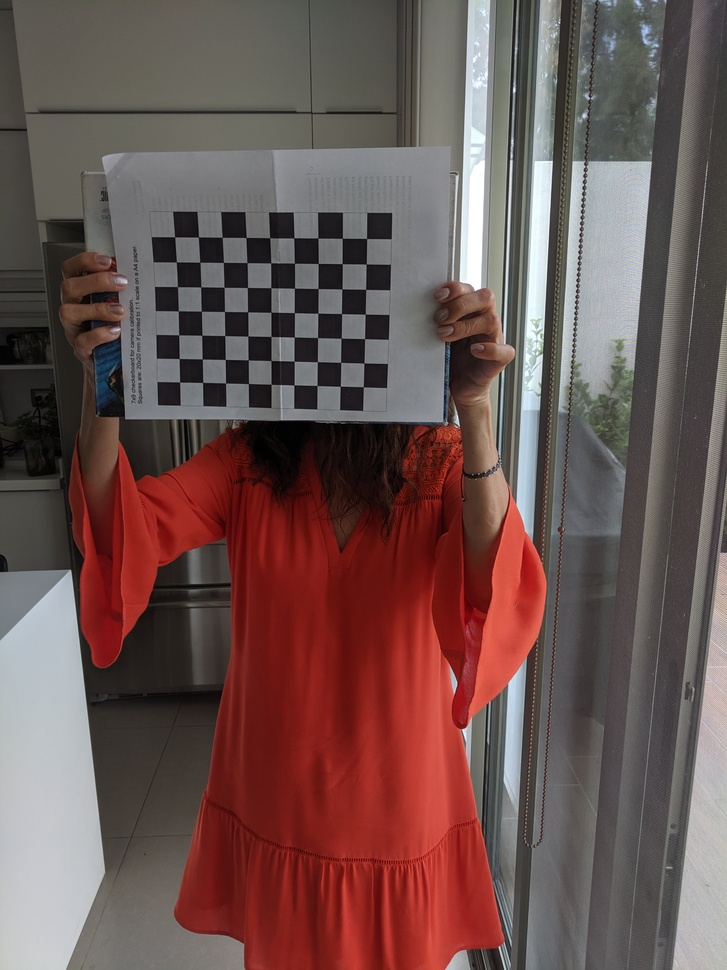
#> input picture P1/images/1.jpg, 727 x 970 px, shrunk from 3036 x 4048 before the run, given in place of the camera
$ python ex2.py   (older library calls are emulated)
#> lines starting #> are read from the running program, lines starting #| are printed output that depends on the picture
import numpy as np
import cv2
from matplotlib import pyplot as plt


def processFrame(cap):
    ret, frame = cap.read()
#> frame is the input picture: shape (970, 727, 3); mean B, G, R 81.4, 84, 108.1
    rgb = cv2.cvtColor(frame, cv2.COLOR_BGR2RGB)
    gray = cv2.cvtColor(frame, cv2.COLOR_BGR2GRAY)
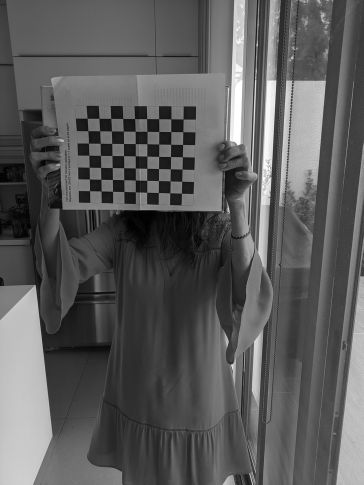
#> gray: shape (970, 727) (shown at 1/2 size); min 0, max 255, mean 90.9

    imgGaussian = cv2.GaussianBlur(gray, (3, 3), 0)

    sobelX64 = cv2.Sobel(imgGaussian, cv2.CV_64F, 1, 0, ksize=3)
    sobelY64 = cv2.Sobel(imgGaussian, cv2.CV_64F, 0, 1, ksize=3)
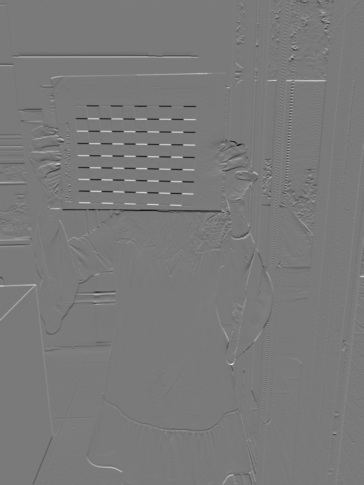
#> sobelY64: shape (970, 727) float64 (shown at 1/2 size); min -443, max 482, mean 0.1; drawn with min black and max white
    sobelX = np.uint8(np.absolute(sobelX64))
    sobelY = np.uint8(np.absolute(sobelY64))
    sobel = sobelX + sobelY
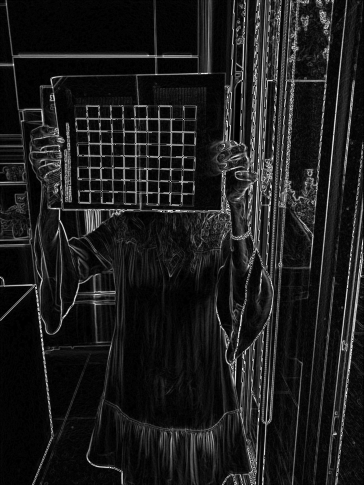
#> sobel: shape (970, 727) (shown at 1/2 size); min 0, max 254, mean 27.9

    pretwittKernelX = np.array([[1, 1, 1], [0, 0, 0], [-1, -1, -1]])
    pretwittKernelY = np.array([[-1, 0, 1], [-1, 0, 1], [-1, 0, 1]])
    pretwittX = cv2.filter2D(imgGaussian, -1, pretwittKernelX)
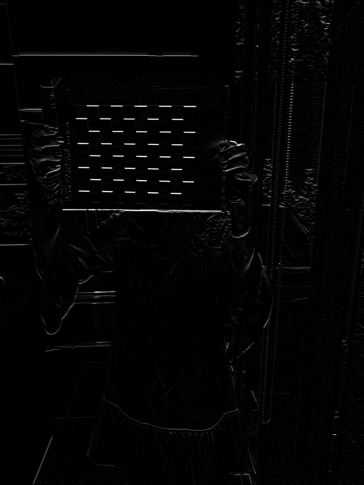
#> pretwittX: shape (970, 727) (shown at 1/2 size); min 0, max 255, mean 3.7
    pretwittY = cv2.filter2D(imgGaussian, -1, pretwittKernelY)
    pretwitt = pretwittX + pretwittY
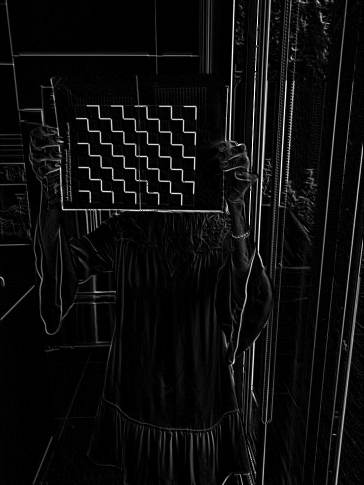
#> pretwitt: shape (970, 727) (shown at 1/2 size); min 0, max 255, mean 12.5

    canny = cv2.Canny(frame, 100, 150)
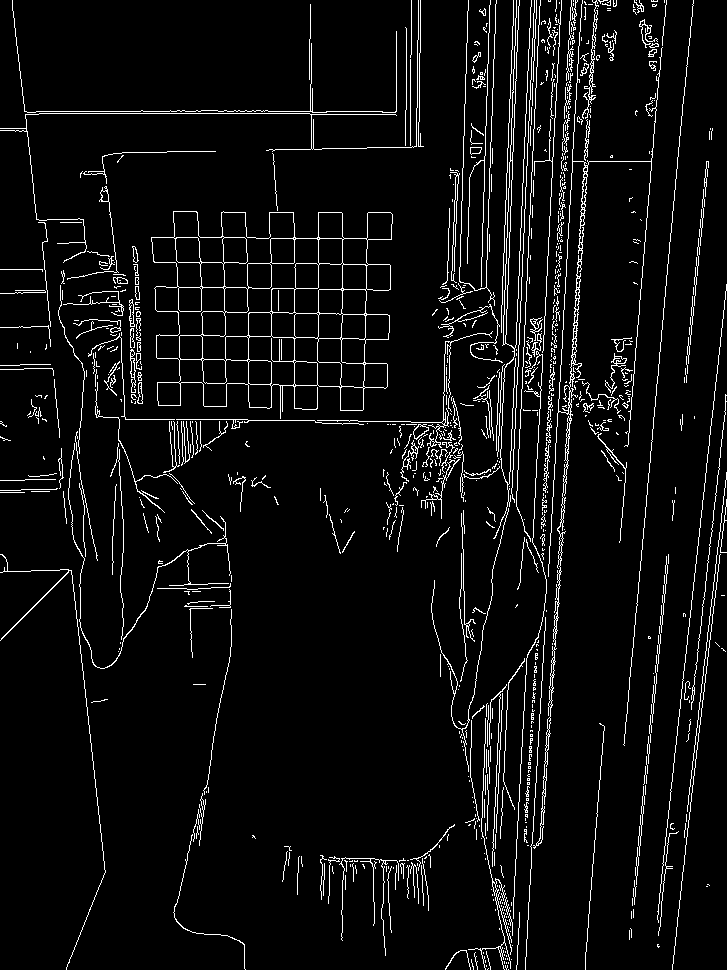
#> canny: shape (970, 727); 5.4% white in thin lines or dots

    plt.subplot(2,2,1)
    plt.title('Original')
    plt.imshow(rgb)
    plt.xticks([]),plt.yticks([])

    plt.subplot(2,2,2)
    plt.title('Sobel')
    plt.imshow(sobel,'gray')
    plt.xticks([]),plt.yticks([])

    plt.subplot(2,2,3)
    plt.title('Pretwitt')
    plt.imshow(pretwitt,'gray')
    plt.xticks([]),plt.yticks([])

    plt.subplot(2,2,4)
    plt.title('Canny')
    plt.imshow(canny,'gray')
    plt.xticks([]),plt.yticks([])

if __name__ == "__main__":
    cap = cv2.VideoCapture(0)
    plt.ion()

    while(cap.isOpened()):
        processFrame(cap)

        press = plt.waitforbuttonpress(0.01)
        if press is None or press == False:
            pass
        else:
            break

    cap.release()
    plt.ioff()
    plt.show()

$ run again, on P1/images/10.jpg
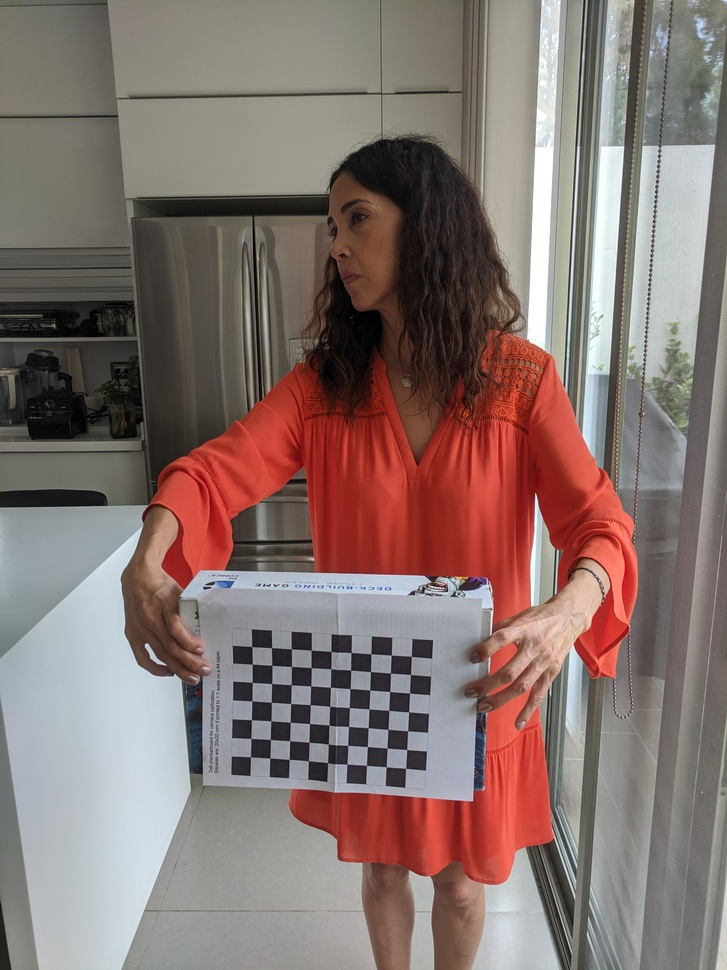
#> input picture P1/images/10.jpg, 727 x 970 px, shrunk from 3036 x 4048 before the run, given in place of the camera
#> in processFrame, frame is the input picture: shape (970, 727, 3); mean B, G, R 110.9, 115.3, 134
#> in processFrame, `sobelY64 = cv2.Sobel(imgGaussian, cv2.CV_64F, 0, 1, ksize=3)`:
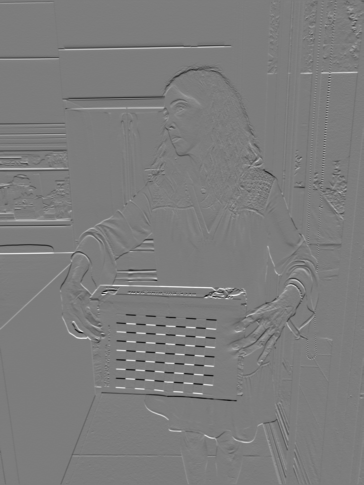
#> sobelY64: shape (970, 727) float64 (shown at 1/2 size); min -448, max 467, mean 0.2; drawn with min black and max white
#> in processFrame, `canny = cv2.Canny(frame, 100, 150)`:
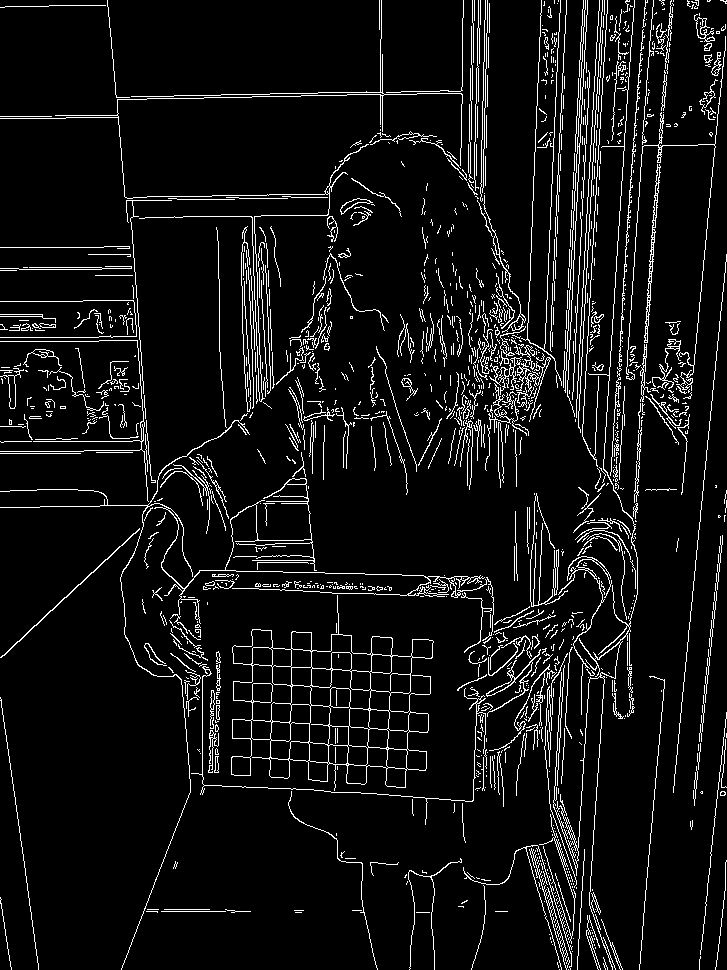
#> canny: shape (970, 727); 6.9% white in thin lines or dots

$ run again, on P1/images/11.jpg
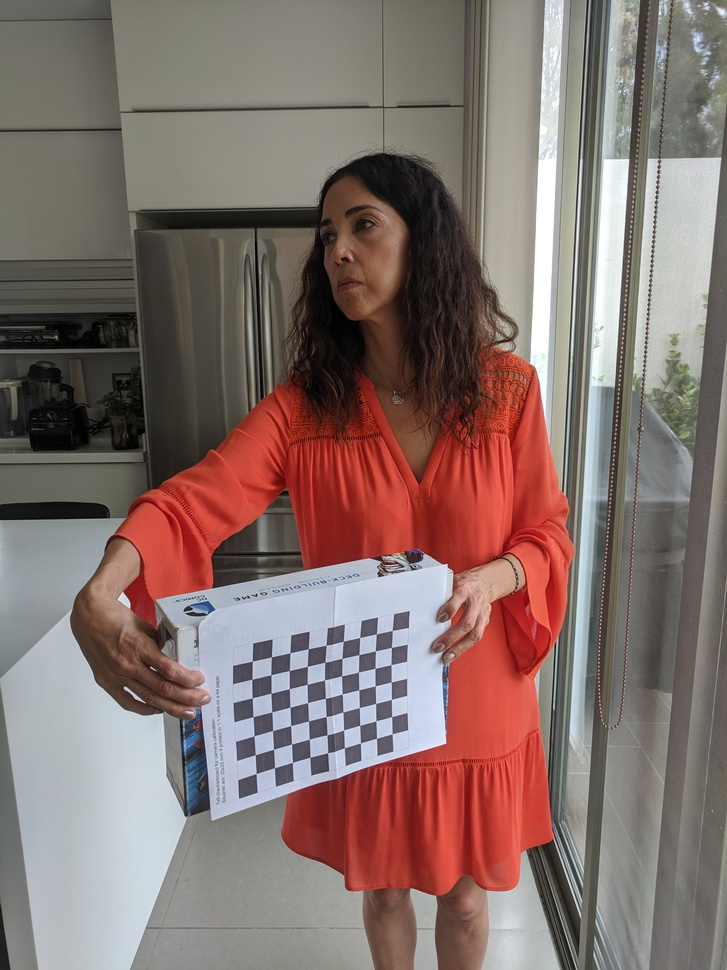
#> input picture P1/images/11.jpg, 727 x 970 px, shrunk from 3036 x 4048 before the run, given in place of the camera
#> in processFrame, frame is the input picture: shape (970, 727, 3); mean B, G, R 108.1, 112.7, 132.4
#> in processFrame, `sobelY64 = cv2.Sobel(imgGaussian, cv2.CV_64F, 0, 1, ksize=3)`:
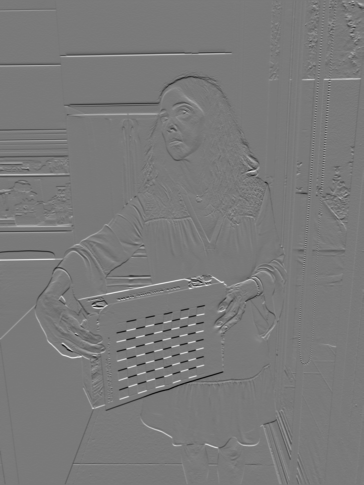
#> sobelY64: shape (970, 727) float64 (shown at 1/2 size); min -451, max 492, mean 0.2; drawn with min black and max white
#> in processFrame, `canny = cv2.Canny(frame, 100, 150)`:
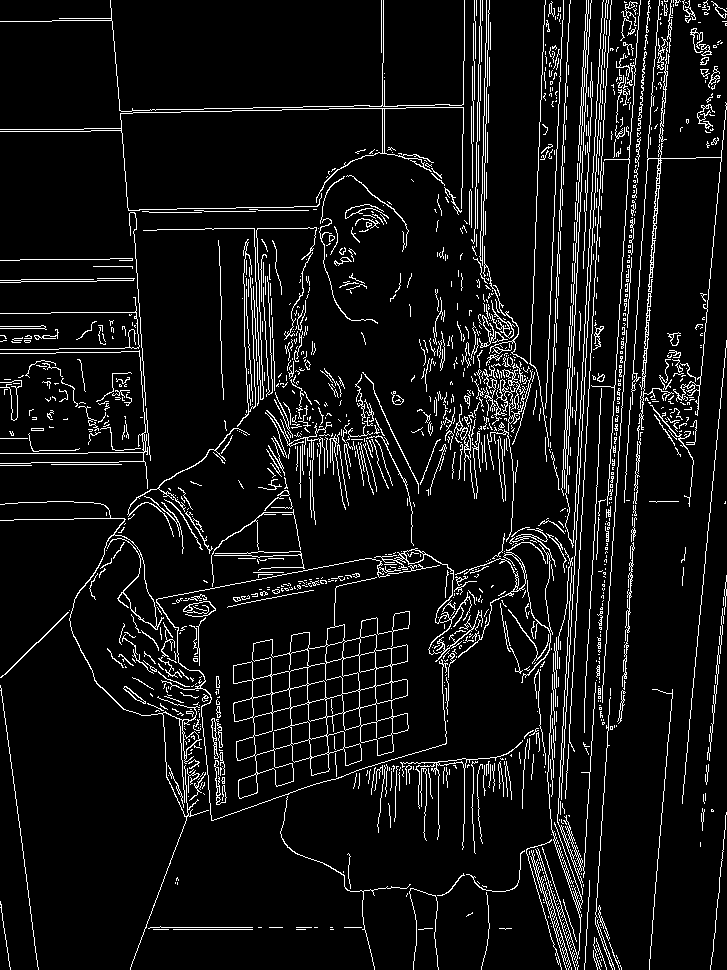
#> canny: shape (970, 727); 7.5% white in thin lines or dots
